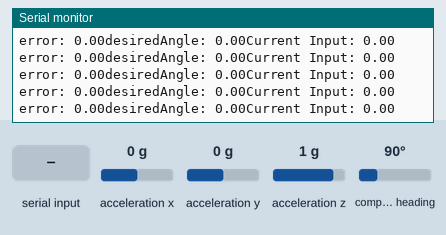
A sketch run on a simulated Arduino Uno, built with avr-gcc and run on an emulated ATmega328P. Shown: the last lines printed to the serial monitor. The test bench sets the inputs (shaded band); at power-on: acceleration x 0 g, acceleration y 0 g, acceleration z 1 g, compass heading 90°. EEPROM starts erased.

Above: at 6.3 s.
6.4 s: "a" received over Serial
At 6.55 s:
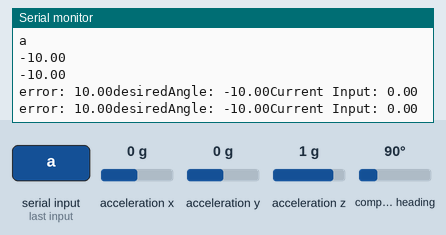
7.9 s: "A" received over Serial
At 7.98 s:
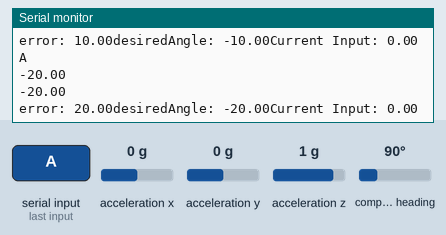
9.4 s: "d" received over Serial
10.9 s: "D" received over Serial
At 10.94 s:
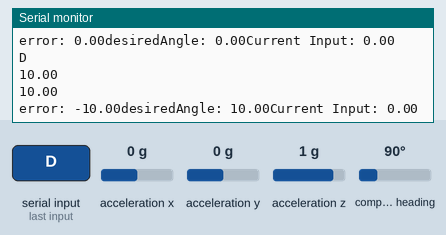
Timing chart, 0 to 13.4 s (numbered marks = the images above; inputs shaded):
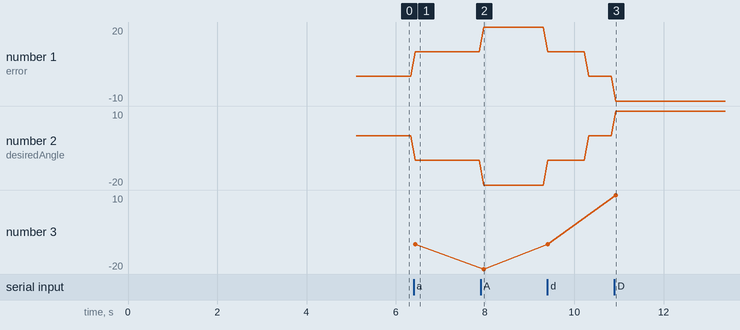

The sketch:

rotation_node_v1.ino
```cpp
#include <PID_v1.h>
#include <Wire.h>
#include <Adafruit_Sensor.h>
#include <Adafruit_BNO055.h>
#include <utility/imumaths.h>
#include <EEPROM.h>

bool zero = true;
bool calibrate = true;
int zeroTime = 50;

/* Set the delay between fresh samples */
#define BNO055_SAMPLERATE_DELAY_MS (100)

double degToRad = 57.295779513;

Adafruit_BNO055 bno = Adafruit_BNO055(6969);

// Global variable orient
imu::Vector<3> orient;

/**************************************************************************/
/*
    Displays some basic information on this sensor from the unified
    sensor API sensor_t type (see Adafruit_Sensor for more information)
    */
/**************************************************************************/
void displaySensorDetails(void)
{
    sensor_t sensor;
    bno.getSensor(&sensor);
    Serial.println("------------------------------------");
    Serial.print("Sensor:       "); Serial.println(sensor.name);
    Serial.print("Driver Ver:   "); Serial.println(sensor.version);
    Serial.print("Unique ID:    "); Serial.println(sensor.sensor_id);
    Serial.print("Max Value:    "); Serial.print(sensor.max_value); Serial.println(" xxx");
    Serial.print("Min Value:    "); Serial.print(sensor.min_value); Serial.println(" xxx");
    Serial.print("Resolution:   "); Serial.print(sensor.resolution); Serial.println(" xxx");
    Serial.println("------------------------------------");
    Serial.println("");
    delay(500);
}

/**************************************************************************/
/*
    Display some basic info about the sensor status
    */
/**************************************************************************/
void displaySensorStatus(void)
{
    /* Get the system status values (mostly for debugging purposes) */
    uint8_t system_status, self_test_results, system_error;
    system_status = self_test_results = system_error = 0;
    bno.getSystemStatus(&system_status, &self_test_results, &system_error);

    /* Display the results in the Serial Monitor */
    Serial.println("");
    Serial.print("System Status: 0x");
    Serial.println(system_status, HEX);
    Serial.print("Self Test:     0x");
    Serial.println(self_test_results, HEX);
    Serial.print("System Error:  0x");
    Serial.println(system_error, HEX);
    Serial.println("");
    delay(500);
}

/**************************************************************************/
/*
    Display sensor calibration status
    */
/**************************************************************************/
void displayCalStatus(void)
{
    /* Get the four calibration values (0..3) */
    /* Any sensor data reporting 0 should be ignored, */
    /* 3 means 'fully calibrated" */
    uint8_t system, gyro, accel, mag;
    system = gyro = accel = mag = 0;
    bno.getCalibration(&system, &gyro, &accel, &mag);

    /* The data should be ignored until the system calibration is > 0 */
    Serial.print("\t");
    if (!system)
    {
        Serial.print("! ");
    }

    /* Display the individual values */
    Serial.print("Sys:");
    Serial.print(system, DEC);
    Serial.print(" G:");
    Serial.print(gyro, DEC);
    Serial.print(" A:");
    Serial.print(accel, DEC);
    Serial.print(" M:");
    Serial.print(mag, DEC);
}

/**************************************************************************/
/*
    Display the raw calibration offset and radius data
    */
/**************************************************************************/
void displaySensorOffsets(const adafruit_bno055_offsets_t &calibData)
{
    Serial.print("Accelerometer: ");
    Serial.print(calibData.accel_offset_x); Serial.print(" ");
    Serial.print(calibData.accel_offset_y); Serial.print(" ");
    Serial.print(calibData.accel_offset_z); Serial.print(" ");

    Serial.print("\nGyro: ");
    Serial.print(calibData.gyro_offset_x); Serial.print(" ");
    Serial.print(calibData.gyro_offset_y); Serial.print(" ");
    Serial.print(calibData.gyro_offset_z); Serial.print(" ");

    Serial.print("\nMag: ");
    Serial.print(calibData.mag_offset_x); Serial.print(" ");
    Serial.print(calibData.mag_offset_y); Serial.print(" ");
    Serial.print(calibData.mag_offset_z); Serial.print(" ");

    Serial.print("\nAccel Radius: ");
    Serial.print(calibData.accel_radius);

    Serial.print("\nMag Radius: ");
    Serial.print(calibData.mag_radius);
}

void bunnyPrintOrientation(double x, double y, double z) {
  Serial.print(F("Orientation: "));
  Serial.print((float)x);
  Serial.print(F(" "));
  Serial.print((float)y);
  Serial.print(F(" "));
  Serial.print((float)z);
  Serial.println(F(""));
}

void bunnyPrintCalibration() {
  uint8_t sys, gyro, accel, mag = 0;
  bno.getCalibration(&sys, &gyro, &accel, &mag);

  Serial.print(F("Calibration: "));
  Serial.print(sys, DEC);
  Serial.print(F(" "));
  Serial.print(gyro, DEC);
  Serial.print(F(" "));
  Serial.print(accel, DEC);
  Serial.print(F(" "));
  Serial.print(mag, DEC);
}

//Define Variables we'll be connecting to
double Setpoint, Input, Output;
bool justonce = true; // used for initialization of the setpoint

char keyinput = '0'; // for incoming serial data
double rotateby = 0; // amount of deg that you want to rotate
double desiredAngle = 0;
double error = 0;

//Specify the links and initial tuning parameters
double Kp=2, Ki=5, Kd=1;
PID myPID(&Input, &Output, &Setpoint, Kp, Ki, Kd, DIRECT);


double keyboardInput(char input){

  if((input == 'a')or(input == 'A')){
        rotateby -= 10;
  }
  else if((input == 'd')or(input == 'D')){
    rotateby += 10;
  }
  else{
    rotateby += 0;
  }

  return rotateby;

}

double wrapAngle(double angle){
  // Wrap the angle rotation by +- 180 deg
  if(angle > 180){
    angle -= 360;
  }
  else if(angle < -180){
    angle += 360 ;
  }
  else{
    angle += 0 ;
  }
 return angle;
}


void setup() {

  /**************************************************************************/
/*
    Setup for calibration of IMU
    */
/**************************************************************************/

    Serial.begin(115200); // opens serial port, sets data rate to 9600 bps
                      // TODO: Choose a proper baud rate
    delay(1000);
    Serial.println("Orientation Sensor Test"); Serial.println("");

    /* Initialise the sensor */
    if (!bno.begin())
    {
        /* There was a problem detecting the BNO055 ... check your connections */
        Serial.print("Ooops, no BNO055 detected ... Check your wiring or I2C ADDR!");
        while (1);
    }

    if(calibrate) {
      int eeAddress = 0;
      long bnoID;
      bool foundCalib = false;

      EEPROM.get(eeAddress, bnoID);

      adafruit_bno055_offsets_t calibrationData;
      sensor_t sensor;

      /*
      *  Look for the sensor's unique ID at the beginning oF EEPROM.
      *  This isn't foolproof, but it's better than nothing.
      */
      bno.getSensor(&sensor);
      if (bnoID != sensor.sensor_id)
      {
          Serial.println("\nNo Calibration Data for this sensor exists in EEPROM");
          delay(500);
      }
      else
      {
          Serial.println("\nFound Calibration for this sensor in EEPROM.");
          eeAddress += sizeof(long);
          EEPROM.get(eeAddress, calibrationData);

          displaySensorOffsets(calibrationData);

          Serial.println("\n\nRestoring Calibration data to the BNO055...");
          bno.setSensorOffsets(calibrationData);

          Serial.println("\n\nCalibration data loaded into BNO055");
          foundCalib = true;
      }

      delay(1000);

      /* Display some basic information on this sensor */
      displaySensorDetails();

      /* Optional: Display current status */
      displaySensorStatus();

     //Crystal must be configured AFTER loading calibration data into BNO055.
      bno.setExtCrystalUse(true);

      sensors_event_t event;
      bno.getEvent(&event);
      if (foundCalib){
          Serial.println("Move sensor slightly to calibrate magnetometers");
          while (!bno.isFullyCalibrated())
          {
              bno.getEvent(&event);
              delay(BNO055_SAMPLERATE_DELAY_MS);
          }
      }
      else
      {
          Serial.println("Please Calibrate Sensor: ");
          while (!bno.isFullyCalibrated())
          {
              bno.getEvent(&event);

              imu::Vector<3> euler = bno.getQuat().toEuler();

              double x = euler.y() * degToRad;
              double y = euler.z() * degToRad;
              double z = euler.x() * degToRad;

              Serial.print("X: ");
              Serial.print(x, 4);
              Serial.print(" Y: ");
              Serial.print(y, 4);
              Serial.print(" Z: ");
              Serial.print(z, 4);
              Serial.print("\t\t");

              /* Optional: Display calibration status */
              displayCalStatus();

              /* New line for the next sample */
              Serial.println("");

              /* Wait the specified delay before requesting new data */
              delay(BNO055_SAMPLERATE_DELAY_MS);
          }
      }

      Serial.println("\nFully calibrated!");
      Serial.println("--------------------------------");
      Serial.println("Calibration Results: ");
      adafruit_bno055_offsets_t newCalib;
      bno.getSensorOffsets(newCalib);
      displaySensorOffsets(newCalib);

      Serial.println("\n\nStoring calibration data to EEPROM...");

      eeAddress = 0;
      bno.getSensor(&sensor);
      bnoID = sensor.sensor_id;

      EEPROM.put(eeAddress, bnoID);

      eeAddress += sizeof(long);
      EEPROM.put(eeAddress, newCalib);
      Serial.println("Data stored to EEPROM.");
    }
    else {
      bno.setExtCrystalUse(true);
    }

    if(zero) {
      Serial.println("Zeroing... Please do not move the device");
      delay(1000);
    }

    bno.setMode(0X0C);

    delay(500);

      /**************************************************************************/
/*
    Setup for PID
    */
/**************************************************************************/
    orient = bno.getQuat().toEuler();
    //turn the PID on
    myPID.SetMode(AUTOMATIC);
}

int i = 0;

double totEulerX = 0;
double totEulerY = 0;
double totEulerZ = 0;

double subEulerX = 0;
double subEulerY = 0;
double subEulerZ = 0;

void loop() {

  /**************************************************************************/
/*
    Getting keyboard data
    */
/**************************************************************************/
  // send data only when you receive data:
  if(Serial.available() > 0 ) {

    keyinput = Serial.read(); //read the incoming key

    Serial.println(keyinput); //print the serial input

    rotateby = keyboardInput(keyinput); // function to rotate

    Serial.println(rotateby);

    desiredAngle = wrapAngle(rotateby); //function to wrap the angle

    Serial.println(desiredAngle);
  }


  /**************************************************************************/
/*
    IMU orientation data
    */
/**************************************************************************/

    imu::Vector<3> euler = bno.getQuat().toEuler();

    if(zero == false) {
      i = zeroTime + 1;
    }
    if(i < zeroTime) {
      totEulerX += euler.x();
      totEulerY += euler.y();
      totEulerZ += euler.z();
    }
    else if(i == zeroTime) {
      subEulerX = totEulerX / 100;
      subEulerY = totEulerY / 100;
      subEulerZ = totEulerZ / 100;
    }
    else {
      //Display the orientation data

      double x = (euler.y() - subEulerY)* degToRad;
      double y = (euler.z() - subEulerZ)* degToRad;
      double z = (euler.x() - subEulerX)* degToRad;

    if(justonce == true){
      rotateby = wrapAngle(z);
      desiredAngle = wrapAngle(z);
      justonce = false;
    }
      //PID input
      Input = wrapAngle(z);


      //Optional: Display calibration status
      //displayCalStatus();

      //Optional: Display sensor status (debug only)
      //displaySensorStatus();

    }

      /**************************************************************************/
/*
    PID controller data
    */
/**************************************************************************/
      Setpoint = desiredAngle;
      myPID.Compute();

      error = Input - Setpoint;
      Serial.print("error: ");
      Serial.print(error);
       Serial.print("desiredAngle: ");
      Serial.print(desiredAngle);
       Serial.print("Current Input: ");
      Serial.print(Input);
      /* New line for the next sample */
      Serial.println("");


    /* Wait the specified delay before requesting new data */
    i += 1;
    delay(BNO055_SAMPLERATE_DELAY_MS);
}

static int8_t sgn(int val) {
 if (val < 0) return -1;
 if (val==0) return 0;
 return 1;
}

// Steps to do
//1. Implement imu calibration
//2. Implement reading imu data
//3. Compare current reading to user input +- 10 deg
//4. Generate error signal and use PID control generate joystick like signal
//5. output the current (rot) reading to ros2 via serial or other way

    // I have to add the imu calibration (initally calibrate the imu if not already done or calibrate it if too much variation)
    // Do i have to keep calibrating imu after certain amount of time?? what if it is not physically possible?
    //
    // can i read keyboard data from ros2 and send it to arduino?? not needed perhaps?
```

Measured:
- after the input at 6.4 s, the serial monitor: prints a new line at once (image 1)
- after the input at 7.9 s, the serial monitor: prints a new line after 0.07 s (image 2)
- after the input at 10.9 s, the serial monitor: prints a new line at once (image 3)
- plotted number 1: 0 → 10 after the input at 6.4 s, 10 → 20 after the input at 7.9 s
- plotted number 2: 0 → -10 after the input at 6.4 s, -10 → -20 after the input at 7.9 s
- plotted number 3: -10 → -20 after the input at 7.9 s
